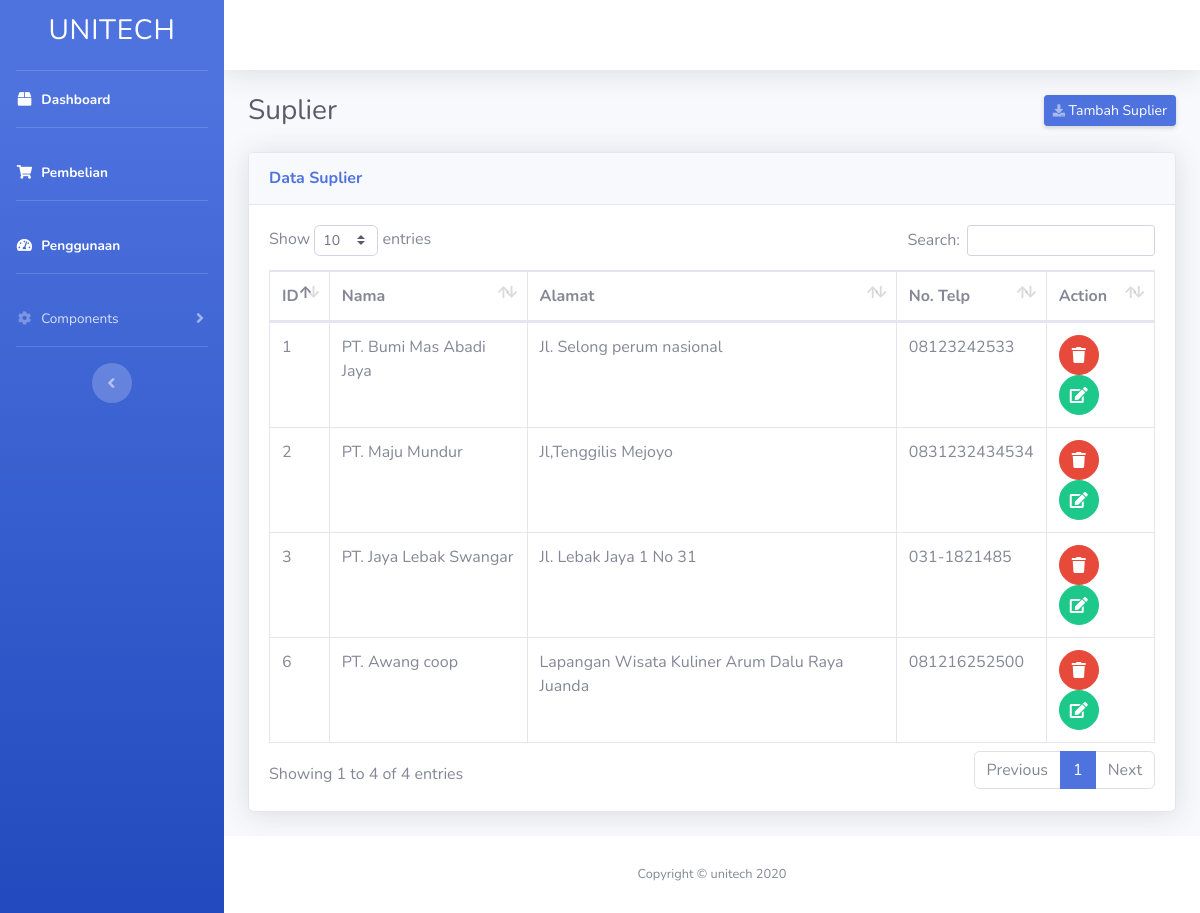
Screenshot of /suplier.php with the database file from the repository.
### tables this page shows
CREATE TABLE `suplier` (
  `idsuplier` int(11) NOT NULL,
  `nama_suplier` varchar(45) DEFAULT NULL,
  `alamat_suplier` varchar(45) DEFAULT NULL,
  `notelp_suplier` varchar(45) DEFAULT NULL
);

### public/suplier.php (the view, shortened to what this page needs)
<?php
  $servername = "localhost";
  $username = "root";
  $password = "";
  $dbname = "kp_awang";
  $conn = new mysqli($servername, $username, $password, $dbname);
 ?>
<!DOCTYPE html>
<html lang="en">
<head>
  <link href="vendor/fontawesome-free/css/all.min.css" rel="stylesheet" type="text/css">
  <link href="css/sb-admin-2.min.css" rel="stylesheet">
  <link href="vendor/datatables/dataTables.bootstrap4.min.css" rel="stylesheet">
</head>
<body id="page-top">
  <div id="wrapper">
    <ul class="navbar-nav bg-gradient-primary sidebar sidebar-dark accordion" id="accordionSidebar">
      <a class="sidebar-brand d-flex align-items-center justify-content-center" href="index.html">
        <div class="sidebar-brand-text mx-3"><h3>UNITECH </h3></div>
      </a>
      <hr class="sidebar-divider my-0">
      <li class="nav-item active">
        <a class="nav-link" href="index.php">
          <i class="fas fa-fw fa-box"></i>
          <span>Dashboard</span></a>
      <hr class="sidebar-divider">
      </li>
       <li class="nav-item active">
        <a class="nav-link" href="pembelian.php">
          <i class="fas fa-fw fa-shopping-cart"></i>
          <span>Pembelian</span></a>
      <hr class="sidebar-divider">
      </li>
       <li class="nav-item active">
        <a class="nav-link" href="penggunaan.php">
          <i class="fas fa-fw fa-tachometer-alt"></i>
          <span>Penggunaan</span></a>
      </li>
      <hr class="sidebar-divider">
       <li class="nav-item">
        <a class="nav-link collapsed" href="#" data-toggle="collapse" data-target="#collapseTwo" aria-expanded="true" aria-controls="collapseTwo">
          <i class="fas fa-fw fa-cog"></i>
          <span>Components</span>
        </a>
      </li>
      <hr class="sidebar-divider d-none d-md-block">
      <div class="text-center d-none d-md-inline">
        <button class="rounded-circle border-0" id="sidebarToggle"></button>
      </div>
    </ul>
    <div id="content-wrapper" class="d-flex flex-column">
      <div id="content">
        <nav class="navbar navbar-expand navbar-light bg-white topbar mb-4 static-top shadow">
           <ul class="navbar-nav ml-auto">
            <li class="nav-item dropdown no-arrow">
              <a class="nav-link dropdown-toggle" href="#" id="userDropdown" role="button" data-toggle="dropdown" aria-haspopup="true" aria-expanded="false">
              </a>
            </li>
          </ul>
        </nav>
        <div class="container-fluid">
           <div class="d-sm-flex align-items-center justify-content-between mb-4">
            <h1 class="h3 mb-0 text-gray-800">Suplier</h1>
            <a href="suplier/tambah.php" class="d-none d-sm-inline-block btn btn-sm btn-primary shadow-sm"><i class="fas fa-download fa-sm text-white-50"></i> Tambah Suplier</a>
          </div>
          <?php
            $sql = "SELECT * FROM suplier";
            $result = $conn->query($sql);
           ?>
          <div class="card shadow mb-4">
            <div class="card-header py-3">
              <h6 class="m-0 font-weight-bold text-primary">Data Suplier</h6>
            </div>
            <div class="card-body">
              <div class="table-responsive">
                <table class="table table-bordered" id="dataTable" width="100%" cellspacing="0">
                  <thead>
                    <tr>
                      <th>ID</th>
                      <th>Nama</th>
                      <th>Alamat</th>
                      <th>No. Telp</th>
                      <th>Action</th>
                    </tr>
                  </thead>
                  <tbody>
                 <?php
                    if ($result->num_rows > 0) {
                        while($row = $result->fetch_assoc()) {
                            echo '<tr>
                                    <td>'.$row["idsuplier"].'</td>
                                    <td>'.$row["nama_suplier"].'</td>
                                    <td>'.$row["alamat_suplier"].'</td>
                                    <td>'.$row["notelp_suplier"].'</td>
                                    <td>  <button onclick="deleteData('.$row["idsuplier"].')" class="btn btn-danger btn-circle">
                                            <i class="fas fa-trash"></i>
                                          </button>
                                          <a href="suplier/edit.php?id='.$row["idsuplier"].'" class="btn btn-success btn-circle">
                                            <i class="fas fa-edit"></i>
                                          </a>
                                    </td?
                                  </tr>
                                  ';
                        }
                    } else {
                        echo "0 results";
                    }
                  ?>
                  </tbody>
                </table>
              </div>
            </div>
          </div>
        </div>
      </div>
      <footer class="sticky-footer bg-white">
        <div class="container my-auto">
          <div class="copyright text-center my-auto">
            <span>Copyright &copy; unitech 2020</span>
          </div>
        </div>
      </footer>
    </div>
  </div>
</body>
</html>

### rows the page displays
suplier: idsuplier "1", nama_suplier "PT. Bumi Mas Abadi Jaya", alamat_suplier "Jl. Selong perum nasional", notelp_suplier "08123242533"
suplier: idsuplier "2", nama_suplier "PT. Maju Mundur", alamat_suplier "Jl,Tenggilis Mejoyo", notelp_suplier "0831232434534"
suplier: idsuplier "3", nama_suplier "PT. Jaya Lebak Swangar", alamat_suplier "Jl. Lebak Jaya 1 No 31", notelp_suplier "031-1821485"
suplier: idsuplier "6", nama_suplier "PT. Awang coop", alamat_suplier "Lapangan Wisata Kuliner Arum Dalu Raya Juanda", notelp_suplier "081216252500"
